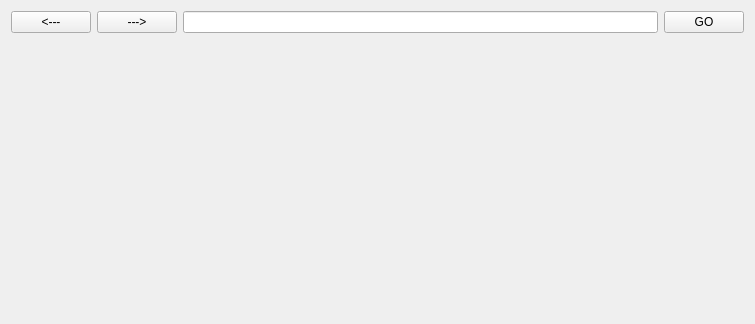
<?xml version="1.0" encoding="UTF-8"?>
<ui version="4.0">
 <class>Form</class>
 <widget class="QWidget" name="Form">
  <property name="geometry">
   <rect>
    <x>0</x>
    <y>0</y>
    <width>755</width>
    <height>324</height>
   </rect>
  </property>
  <property name="windowTitle">
   <string>Form</string>
  </property>
  <layout class="QVBoxLayout" name="verticalLayout">
   <item>
    <layout class="QHBoxLayout" name="horizontalLayout">
     <item>
      <widget class="QPushButton" name="pushButton">
       <property name="text">
        <string>&lt;---</string>
       </property>
      </widget>
     </item>
     <item>
      <widget class="QPushButton" name="pushButton_2">
       <property name="text">
        <string>---&gt;</string>
       </property>
      </widget>
     </item>
     <item>
      <widget class="QLineEdit" name="lineEdit"/>
     </item>
     <item>
      <widget class="QPushButton" name="go_button">
       <property name="text">
        <string>GO</string>
       </property>
      </widget>
     </item>
    </layout>
   </item>
   <item>
    <widget class="QWidget" name="widget" native="true"/>
   </item>
  </layout>
 </widget>
 <resources/>
 <connections/>
</ui>
